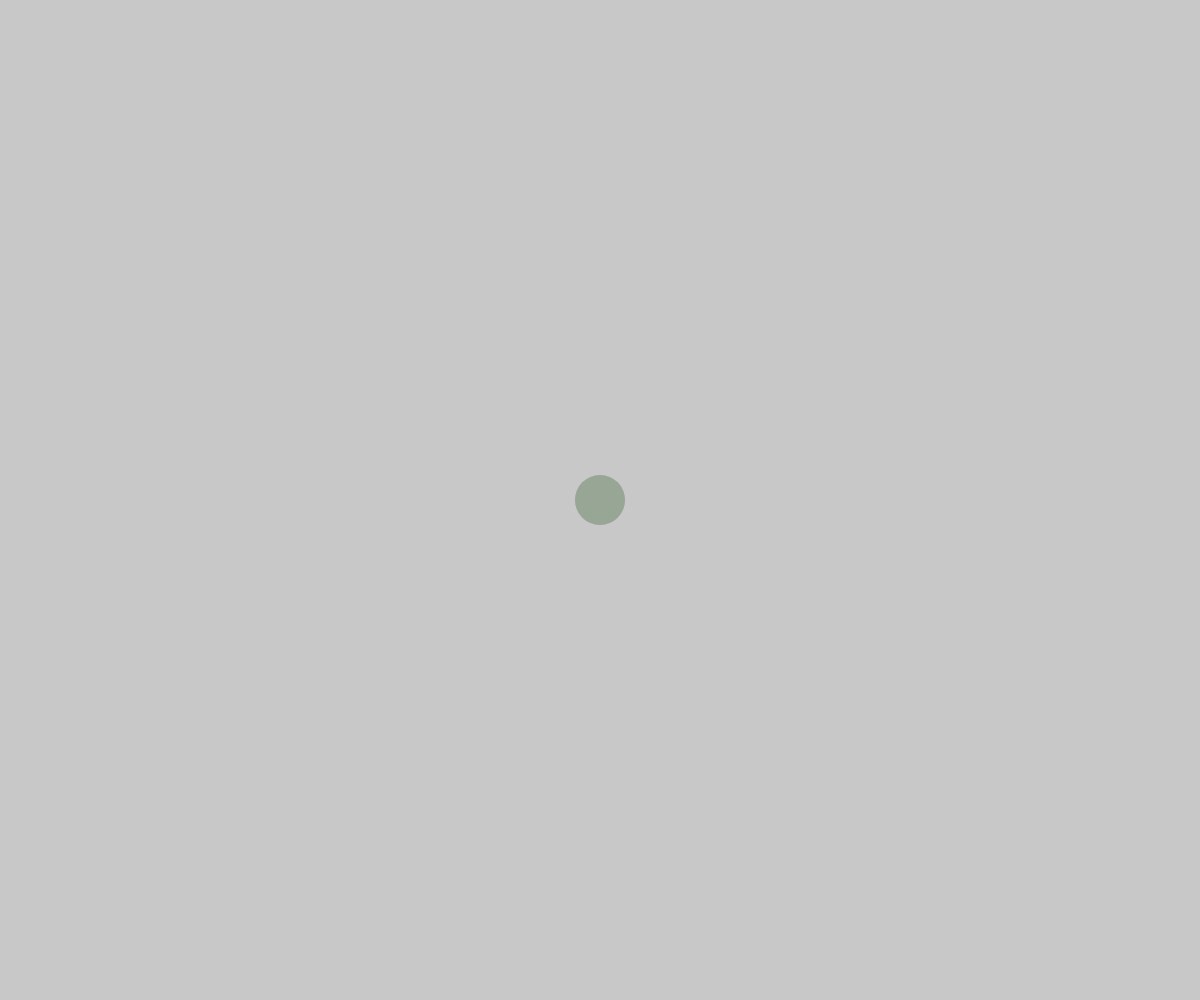
Frame 1 (no input)
Frame 60 (no input): identical to frame 1, image omitted
Frame 120 (the mouse pressed at the canvas centre since frame 60): identical to frame 1, image omitted

The p5.js sketch that drew this single still picture (run headless with seeded random() and noise() and a simulated clock; from frame 60 on, the mouse is pressed at the canvas centre):

// p5.js sketch
// ── sketch.js
// https://editor.p5js.org/jht9629-nyu/sketches/pbEo73JbQ
// Conditionals - Bouncing Ball with Gravity v9
// use wind algorithm from yh6371
/*
  if (tool === "wind") {
    // Push nearby dots along the mouse delta, with distance falloff
    const dx = mouseX - pmouseX;
    const dy = mouseY - pmouseY;
    const windScale = 0.06,
      radius = 120;
    for (const d of dots) {
      const dd = dist(mouseX, mouseY, d.x, d.y);
      if (dd < radius) {
        const falloff = (radius - dd) / radius;
        d.applyForce(dx * windScale * falloff, dy * windScale * falloff);
      }
    }
  } else if (tool === "erase") {
*/
let useMousePressed = false;
let balls = [];

function setup() {
  createCanvas(windowWidth, windowHeight);

  let ball1 = {};
  init_ball(ball1, width / 2, height / 2);
  balls.push(ball1);

  let ball2 = {};
  init_ball(ball2, width / 2, height / 2);
  balls.push(ball2);
}

function draw() {
  background(200);
  noStroke();
  for (let ball of balls) {
    draw_ball(ball);
  }
}

function draw_ball(ba) {
  ba.x += ba.vx;
  ba.y += ba.vy;
  ba.vx *= ba.drag;
  ba.vy *= ba.drag;
  if (ba.y < ba.radius || ba.y > height - ba.radius) {
    // reduce the speed each time ball hits floor
    ba.vy *= -ba.bounce;
    ba.y = constrain(ba.y, ba.radius, height - ba.radius);
  }
  if (ba.x < ba.radius || ba.x > width - ba.radius) {
    // reduce the speed each time ball hits wall
    ba.vx *= -ba.bounce;
    ba.x = constrain(ba.x, ba.radius, width - ba.radius);
  }
  fill(ba.color);
  circle(ba.x, ba.y, ba.radius * 2);
}

function mouseDragged() {
  // console.log('mouseDragged');
  useMousePressed = false;
  // ball.x = mouseX;
  // ball.y = mouseY;
  // apply velocity based on mouse drag direction and speed
  let dx = mouseX - pmouseX;
  let dy = mouseY - pmouseY;

  let windScale = 0.06;
  let radius = 120;
  // for (const d of dots) {
  //   const dd = dist(mouseX, mouseY, d.x, d.y);
  //   if (dd < radius) {
  //     const falloff = (radius - dd) / radius;
  //     d.applyForce(dx * windScale * falloff, dy * windScale * falloff);
  //   }
  // }
  for (let ball of balls) {
    let dd = dist(mouseX, mouseY, ball.x, ball.y);
    if (dd < radius) {
      let falloff = (radius - dd) / radius;
      dx = dx * windScale * falloff;
      dy = dy * windScale * falloff;
      add_velocity_ball(ball, dx, dy);
    }
  }
}

function mousePressed() {
  // console.log('mousePressed');
  useMousePressed = true;
}

function mouseReleased() {
  // console.log('mouseReleased');
  if (! useMousePressed) return;
  let ball = {};
  init_ball(ball, mouseX, mouseY);
  balls.push(ball);
}

// https://p5js.org/reference/p5/mouseReleased/

function init_ball(ba, x, y) {
  // Air resistance
  ba.drag = 0.995;
  // Energy retained on edge bounce
  ba.bounce = 0.88;
  
  // Begin with random velocity
  // ba.vx = random(-4, 4);
  // ba.vy = random(-4, 4);
  
  // Begin at rest
  ba.vx = 0;
  ba.vy = 0;
  
  // position of ball
  ba.x = x;
  ba.y = y;
  ba.radius = 25;
  // random color with alpha
  ba.color = [random(255), random(255), random(255), 100];
}

function add_velocity_ball(ba, dx, dy) {
  set_velocity_ball(ba, ba.vx + dx, ba.vy + dy)
}

function set_velocity_ball(ba, vx, vy) {
  ba.vx = vx;
  ba.vy = vy;
}

// https://p5js.org/reference/p5/mouseDragged/
// https://p5js.org/reference/p5/pmouseX/

// https://editor.p5js.org/jht9629-nyu/sketches/dVHK9-Ns7
// Conditionals - Bouncing Ball with Gravity v2
// added friction

// https://editor.p5js.org/codingtrain/sketches/JTIN5dIVB
//
// Bouncing ball with gravity
// The Coding Train / Daniel Shiffman

// https://editor.p5js.org/jht9629-nyu/sketches/BtdFgAST_
// Conditionals - Bouncing Ball with Gravity v3
// Use object literals

// https://editor.p5js.org/jht9629-nyu/sketches/-GzgH4Gnf
// Conditionals - Bouncing Ball with Gravity v4
// added velX bounceX

// https://editor.p5js.org/jht9629-nyu/sketches/250TAeMiE
// Conditionals - Bouncing Ball with Gravity v5
// use drag and bounce from
// https://editor.p5js.org/yh6371/sketches/cl9-Q8POR

// https://editor.p5js.org/jht9629-nyu/sketches/whU0iYX5y
// Conditionals - Bouncing Ball with Gravity v6
// use mouseDragged

// https://editor.p5js.org/jht9629-nyu/sketches/suNS9CAwt
// Conditionals - Bouncing Ball with Gravity v7
// ball funcs

// https://editor.p5js.org/jht9629-nyu/sketches/aipAPmiUT
// Conditionals - Bouncing Ball with Gravity v8
// array of balls with random colors
